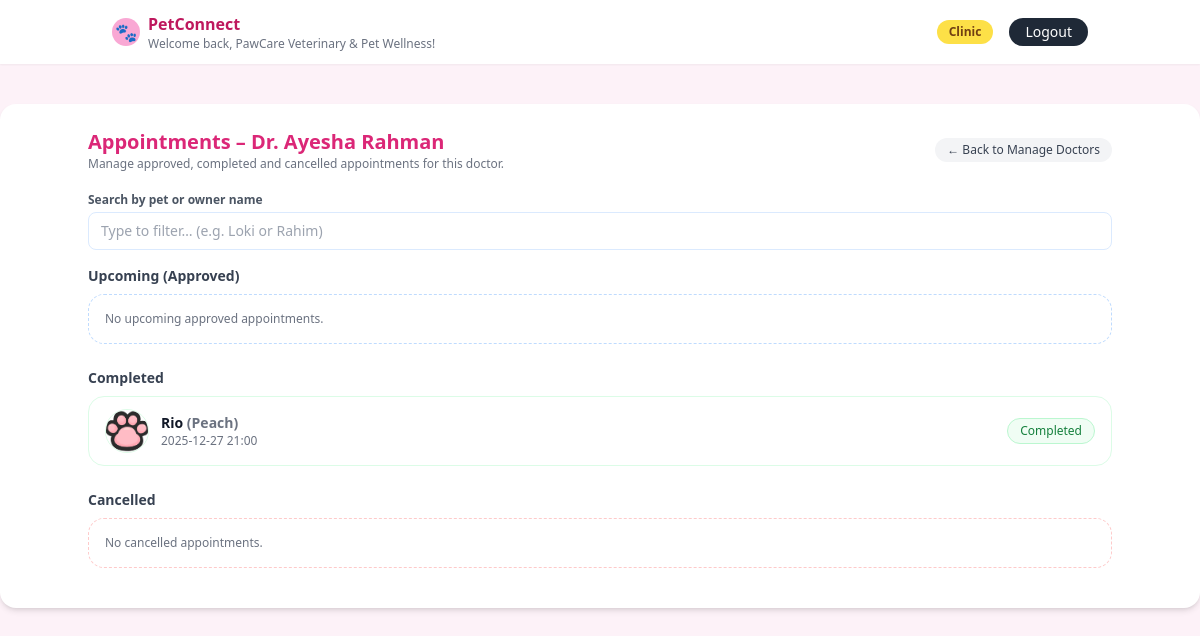
The page /clinic/doctor/3/appointments (signed in) on the database its author committed.
### tables this page shows
CREATE TABLE clinics (
    id INTEGER PRIMARY KEY AUTOINCREMENT,
    user_id INTEGER NOT NULL UNIQUE,
    name TEXT NOT NULL,
    license_number TEXT NOT NULL,
    email TEXT NOT NULL,
    contact_number TEXT NOT NULL,
    location TEXT NOT NULL,
    FOREIGN KEY (user_id) REFERENCES users(id)
);

CREATE TABLE doctors (
    id INTEGER PRIMARY KEY AUTOINCREMENT,
    clinic_id INTEGER NOT NULL,
    name TEXT NOT NULL,
    email TEXT NOT NULL,
    base_fee REAL NOT NULL,
    qualifications TEXT NOT NULL,
    rating REAL DEFAULT 0,
    weekly_schedule TEXT NOT NULL,
    FOREIGN KEY (clinic_id) REFERENCES clinics(id)
);

CREATE TABLE appointments (
    id INTEGER PRIMARY KEY AUTOINCREMENT,
    pet_id INTEGER NOT NULL,
    doctor_id INTEGER NOT NULL,
    appointment_date DATETIME NOT NULL,
    status TEXT NOT NULL DEFAULT 'pending',

    -- Doctor review
    rating INTEGER,              -- 1 to 5
    review_text TEXT,

    -- Clinic review
    clinic_rating INTEGER,       -- 1 to 5
    clinic_review_text TEXT,

    reviewed_at TEXT, doctor_review TEXT, clinic_review TEXT,

    FOREIGN KEY (pet_id) REFERENCES pets(id),
    FOREIGN KEY (doctor_id) REFERENCES doctors(id)
);

CREATE TABLE pets (
    id INTEGER PRIMARY KEY AUTOINCREMENT,
    owner_id INTEGER NOT NULL,
    name TEXT NOT NULL,
    age TEXT NOT NULL,
    animal_type TEXT NOT NULL,
    breed TEXT NOT NULL,
    gender TEXT NOT NULL,
    vaccination_status TEXT NOT NULL,
    photo_filename TEXT,
    FOREIGN KEY (owner_id) REFERENCES owners(id)
);

CREATE TABLE owners (
    id INTEGER PRIMARY KEY AUTOINCREMENT,
    user_id INTEGER NOT NULL UNIQUE,
    name TEXT NOT NULL,
    email TEXT NOT NULL,
    location TEXT NOT NULL DEFAULT '',
    password TEXT NOT NULL DEFAULT '', is_premium INTEGER DEFAULT 0, subscription_expiry TEXT, reward_points INTEGER DEFAULT 0,
    FOREIGN KEY (user_id) REFERENCES users(id)
);

### app.py (the view)
@app.route("/clinic/doctor/<int:doctor_id>/appointments")
def clinic_doctor_appointments(doctor_id):
    if "user_id" not in session or session.get("role") != "clinic":
        return redirect(url_for("login"))
    clinic = get_or_create_clinic_for_current_user()
    if not clinic:
        flash("Clinic profile not found.", "danger")
        return redirect(url_for("login"))
    conn = get_db()
    cur = conn.cursor()
    auto_update_past_appointments(conn)
    doctor = cur.execute(
        "SELECT * FROM doctors WHERE id = ? AND clinic_id = ?",
        (doctor_id, clinic["id"]),
    ).fetchone()
    if not doctor:
        conn.close()
        flash("Doctor not found for this clinic.", "danger")
        return redirect(url_for("clinic_dashboard", tab="appointments"))
    q = (request.args.get("q") or "").strip()
    params = [doctor_id]
    where_extra = ""
    if q:
        where_extra = " AND LOWER(p.name) LIKE ?"
        params.append(f"%{q.lower()}%")
    rows = cur.execute(
        f"""
        SELECT
            a.id,
            a.appointment_date,
            a.status,
            a.rating,
            p.name               AS pet_name,
            CASE
                WHEN p.photo_filename IS NOT NULL AND p.photo_filename != ''
                THEN 'pet_photos/' || p.photo_filename
                ELSE 'images/paw-placeholder.png'
            END AS pet_photo,

            p.age                AS pet_age,
            p.age                AS age,

            p.animal_type        AS pet_animal_type,
            p.animal_type        AS animal_type,

            p.breed              AS pet_breed,
            p.breed              AS breed,

            p.gender             AS pet_gender,
            p.gender             AS gender,

            p.vaccination_status AS pet_vaccination_status,
            p.vaccination_status AS vaccination_status,

            o.name               AS owner_name,
            d.name               AS doctor_name
        FROM appointments a
        JOIN pets    p ON a.pet_id   = p.id
        JOIN owners  o ON p.owner_id = o.id
        JOIN doctors d ON a.doctor_id = d.id
        WHERE a.doctor_id = ?
          {where_extra}
        ORDER BY a.appointment_date ASC
        """,
        params,
    ).fetchall()
    conn.close()
    requests, upcoming, completed, cancelled = [], [], [], []
    for r in rows:
        status = (r["status"] or "").lower()
        if status in ("pending", "reschedule_pending"):
            requests.append(r)
        elif status == "approved":
            upcoming.append(r)
        elif status in ("completed", "done"):
            completed.append(r)
        elif status in ("clinic_cancelled", "owner_cancelled", "cancelled", "canceled"):
            cancelled.append(r)
    return render_template(
        "clinic_doctor_appointments.html",
        clinic=clinic,
        doctor=doctor,
        q=q,
        requests=requests,
        upcoming=upcoming,
        completed=completed,
        cancelled=cancelled,
    )

### app.py (called while the page is built, shortened)
def get_db():
    conn = sqlite3.connect(app.config["DATABASE"])
    conn.row_factory = sqlite3.Row
    return conn

def get_or_create_clinic_for_current_user():
    user_id = session.get("user_id")
    if not user_id:
        return None
    conn = get_db()
    cur = conn.cursor()
    clinic = cur.execute(
        "SELECT * FROM clinics WHERE user_id = ?", (user_id,)
    ).fetchone()
    conn.close()
    return clinic

### templates/clinic_doctor_appointments.html (shortened to what this page needs)
{% extends "base.html" %}
{% block content %}
<div class="max-w-5xl mx-auto">
  <div class="flex items-center justify-between mb-5">
    <div>
      <h2 class="text-xl font-semibold text-pink-600">
        Appointments – {{ doctor['name'] }}
      </h2>
      <p class="text-xs text-gray-500">
        Manage approved, completed and cancelled appointments for this doctor.
      </p>
    </div>
    <a href="{{ url_for('clinic_dashboard', tab='doctors') }}"
      class="text-xs px-3 py-1 rounded-full bg-gray-100 text-gray-700 hover:bg-gray-200">
      ← Back to Manage Doctors
    </a>
  </div>
  <div class="mb-4">
    <label class="block text-xs font-semibold text-gray-600 mb-1">
      Search by pet or owner name
    </label>
    <input id="pet-search-input" type="text"
           placeholder="Type to filter… (e.g. Loki or Rahim)"
           class="w-full border border-blue-100 rounded-lg px-3 py-2 text-sm focus:ring-2 focus:ring-blue-300 focus:border-blue-300">
  </div>
  <div class="mb-6">
    <h3 class="text-sm font-semibold text-gray-700 mb-2">Upcoming (Approved)</h3>
    {% if upcoming %}
      <div class="space-y-3">
        {% for a in upcoming %}
          <div class="bg-white rounded-2xl border border-blue-100 px-4 py-3 flex justify-between gap-4 text-sm"
               data-pet-card
               data-search-term="{{ (a['pet_name'] or '')|lower }} {{ (a['owner_name'] or '')|lower }}">
            <div class="flex gap-3">
              <img
                src="{{ url_for('static', filename=(a['pet_photo'] or 'images/paw-placeholder.png')) }}"
                alt="Pet photo"
                class="w-14 h-14 rounded-full object-cover border border-blue-100"
              />
              <div>
                <p class="font-semibold text-gray-900">
                  {{ a['pet_name'] }}
                  <span class="text-gray-500 text-xs">({{ a['owner_name'] }})</span>
                </p>
                <p class="text-xs text-gray-500 mt-0.5">
                  Date &amp; Time: {{ a['appointment_date'] }}
                </p>
                <p class="text-xs text-gray-500 mt-1">
                  Pet:
                  <span class="font-medium text-gray-800">
                    {{ a['pet_animal_type'] or a['animal_type'] or 'Unknown' }} •
                    {{ a['pet_breed'] or a['breed'] or 'Breed N/A' }} •
                    {{ a['pet_gender'] or a['gender'] or 'Gender N/A' }} •
                    Age: {{ a['pet_age'] or a['age'] or 'N/A' }} •
                    Vaccination:
                    {{ a['pet_vaccination_status'] or a['vaccination_status'] or 'N/A' }}
                  </span>
                </p>
              </div>
            </div>
            <div class="flex flex-col items-end gap-2 text-xs">
              <span class="px-3 py-1 rounded-full bg-green-50 text-green-700 border border-green-200">
                Approved
              </span>
              <div class="flex gap-2">
                <a href="{{ url_for('reschedule_appointment', appt_id=a['id']) }}"
                   class="px-3 py-1 rounded-full bg-yellow-400 hover:bg-yellow-500 text-gray-800 font-medium">
                  Reschedule
                </a>
                <button type="button"
                        class="px-3 py-1 rounded-full bg-red-500 hover:bg-red-600 text-white font-medium"
                        data-cancel-url="{{ url_for('clinic_appointment_action', appt_id=a['id'], action='cancel') }}"
                        onclick="openApptCancelModal(this);">
                  Cancel
                </button>
              </div>
            </div>
          </div>
        {% endfor %}
      </div>
    {% else %}
      <div class="text-xs text-gray-500 bg-white rounded-2xl border border-dashed border-blue-200 p-4">
        No upcoming approved appointments.
      </div>
    {% endif %}
  </div>
  <div class="mb-6">
    <h3 class="text-sm font-semibold text-gray-700 mb-2">Completed</h3>
    {% if completed %}
      <div class="space-y-3">
        {% for a in completed %}
          <div class="bg-white rounded-2xl border border-green-100 px-4 py-3 flex items-center justify-between gap-4 text-sm"
               data-pet-card
               data-search-term="{{ (a['pet_name'] or '')|lower }} {{ (a['owner_name'] or '')|lower }}">
            <div class="flex gap-3 items-center">
              <img
                src="{{ url_for('static', filename=(a['pet_photo'] or 'images/paw-placeholder.png')) }}"
                class="w-11 h-11 rounded-full object-cover border border-green-100"
              />
              <div>
                <p class="font-semibold text-gray-900">
                  {{ a['pet_name'] }} <span class="text-gray-500">({{ a['owner_name'] }})</span>
                </p>
                <p class="text-xs text-gray-500">
                  {{ a['appointment_date'] }}
                </p>
              </div>
            </div>
            <span class="text-xs px-3 py-1 rounded-full bg-green-50 text-green-700 border border-green-200">
              Completed
            </span>
          </div>
        {% endfor %}
      </div>
    {% else %}
      <div class="text-xs text-gray-500 bg-white rounded-2xl border border-dashed border-green-200 p-4">
        No completed appointments yet.
      </div>
    {% endif %}
  </div>
  <div class="mb-4">
    <h3 class="text-sm font-semibold text-gray-700 mb-2">Cancelled</h3>
    {% if cancelled %}
      <div class="space-y-3">
        {% for a in cancelled %}
          <div class="bg-white rounded-2xl border border-red-100 px-4 py-3 flex items-center justify-between gap-4 text-sm"
               data-pet-card
               data-search-term="{{ (a['pet_name'] or '')|lower }} {{ (a['owner_name'] or '')|lower }}">
            <div class="flex gap-3 items-center">
              <img
                src="{{ url_for('static', filename=(a['pet_photo'] or 'images/paw-placeholder.png')) }}"
                class="w-11 h-11 rounded-full object-cover border border-red-100"
              />
              <div>
                <p class="font-semibold text-gray-900">
                  {{ a['pet_name'] }} <span class="text-gray-500">({{ a['owner_name'] }})</span>
                </p>
                <p class="text-xs text-gray-500">
                  {{ a['appointment_date'] }}
                </p>
              </div>
            </div>
            <span class="text-xs px-3 py-1 rounded-full bg-red-50 text-red-700 border border-red-200">
              {{ (a['status'] or '')|replace('_', ' ')|title }}
            </span>
          </div>
        {% endfor %}
      </div>
    {% else %}
      <div class="text-xs text-gray-500 bg-white rounded-2xl border border-dashed border-red-200 p-4">
        No cancelled appointments.
      </div>
    {% endif %}
  </div>
</div>
{% endblock %}

### templates/base.html (shortened to what this page needs)
<!DOCTYPE html>
<html lang="en">
<head>
  <script src="https://cdn.tailwindcss.com"></script>
</head>
<body class="bg-pink-50">
  <header class="bg-white shadow-sm">
    <div class="max-w-5xl mx-auto px-6 py-3 flex items-center justify-between">
      <div class="flex items-center space-x-2">
        <div class="w-7 h-7 rounded-full bg-pink-300 flex items-center justify-center">
          <span class="text-white text-lg">🐾</span>
        </div>
        <div>
          <p class="font-semibold text-pink-700">PetConnect</p>
          {% if session.get('user_name') %}
            <p class="text-xs text-gray-500">Welcome back, {{ session.get('user_name') }}!</p>
          {% endif %}
        </div>
      </div>
      <nav class="flex items-center space-x-4 text-sm">
        {% if session.get('user_id') %}
          <span class="px-3 py-1 rounded-full bg-yellow-300 text-xs font-semibold text-yellow-900">
            {{ session.get('role')|capitalize }}
          </span>
          <a href="{{ url_for('logout') }}"
             class="px-4 py-1 rounded-full bg-gray-800 text-white text-sm hover:bg-black transition">
            Logout
          </a>
        {% endif %}
      </nav>
    </div>
  </header>
  <main class="min-h-screen">
    <div class="max-w-7xl mx-auto mt-10">
      <div class="bg-white rounded-2xl shadow-md px-8 py-6">
        {% block content %}{% endblock %}
      </div>
    </div>
  </main>
</body>
</html>

### rows shown on the page
clinics: get "PawCare Veterinary & Pet Wellness"
doctors: name "Dr. Ayesha Rahman"
appointments: pet_name "Rio", owner_name "Peach", appointment_date "2025-12-27 21:00"

### other values the page prints
{{ session.get('role')|capitalize }} "Clinic"
